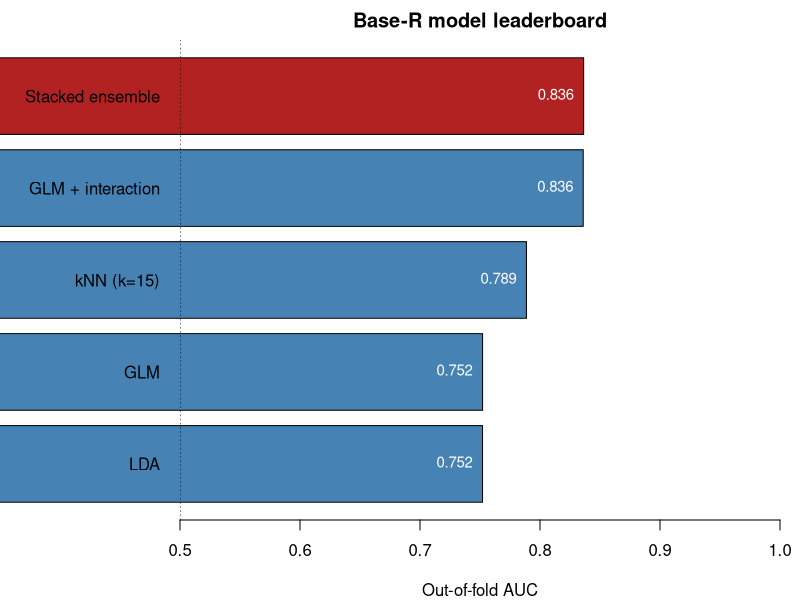

Source code (R):
## ---- chunk 1
#| include: false
suppressPackageStartupMessages(library(tidyverse))
## ---- chunk 2
knitr::opts_chunk$set(echo = TRUE, message = FALSE, warning = FALSE)
## ---- chunk 3
.libPaths(c("C:/Users/miken/R/library-4.4", .libPaths()))
suppressPackageStartupMessages({
  library(MASS)
  library(class)
  library(knitr)
})
set.seed(1)

# Simulate: two classes with a nonlinear boundary plus noise predictors.
n  <- 1200
x1 <- rnorm(n); x2 <- rnorm(n)
x3 <- rnorm(n); x4 <- rnorm(n)              # pure noise
lin <- 1.2 * x1 - 0.8 * x2 + 1.5 * x1 * x2  # interaction => nonlinear boundary
p   <- 1 / (1 + exp(-lin))
y   <- factor(rbinom(n, 1, p), levels = c(0, 1))
dat <- data.frame(y, x1, x2, x3, x4)

K <- 5
folds <- sample(rep(1:K, length.out = n))

# Generic K-fold harness: returns out-of-fold predicted probabilities of class 1.
oof_prob <- function(fit_predict) {
  oof <- numeric(n)
  for (k in 1:K) {
    tr <- which(folds != k); te <- which(folds == k)
    oof[te] <- fit_predict(dat[tr, , drop = FALSE], dat[te, , drop = FALSE])
  }
  oof
}

# Model family 1: logistic regression (the GLM analogue).
p_glm <- oof_prob(function(tr, te) {
  m <- glm(y ~ x1 + x2 + x3 + x4, data = tr, family = binomial)
  predict(m, te, type = "response")
})

# Model family 2: logistic regression with the true interaction term.
p_glmx <- oof_prob(function(tr, te) {
  m <- glm(y ~ x1 * x2 + x3 + x4, data = tr, family = binomial)
  predict(m, te, type = "response")
})

# Model family 3: linear discriminant analysis.
p_lda <- oof_prob(function(tr, te) {
  m <- lda(y ~ x1 + x2 + x3 + x4, data = tr)
  predict(m, te)$posterior[, "1"]
})

# Model family 4: k-nearest neighbours (k = 15), probability of class 1.
p_knn <- oof_prob(function(tr, te) {
  cl <- knn(tr[, c("x1","x2","x3","x4")], te[, c("x1","x2","x3","x4")],
            cl = tr$y, k = 15, prob = TRUE)
  pr <- attr(cl, "prob")                       # prob of the winning class
  ifelse(cl == "1", pr, 1 - pr)                # convert to prob of class 1
})

# Stacked ensemble: metalearner is a logistic regression on out-of-fold preds.
truth  <- as.integer(dat$y) - 1L
meta   <- glm(truth ~ p_glm + p_glmx + p_lda + p_knn, family = binomial)
p_stack <- predict(meta, type = "response")

# Score each model by out-of-fold accuracy, AUC, and log-loss.
acc <- function(pp) mean((pp > 0.5) == (truth == 1))
auc <- function(pp) {                          # Mann-Whitney form of AUC
  pos <- pp[truth == 1]; neg <- pp[truth == 0]
  mean(outer(pos, neg, ">") + 0.5 * outer(pos, neg, "==")) }
logloss <- function(pp) {
  pp <- pmin(pmax(pp, 1e-12), 1 - 1e-12)
  -mean(truth * log(pp) + (1 - truth) * log(1 - pp)) }

leaderboard <- data.frame(
  model    = c("GLM", "GLM + interaction", "LDA", "kNN (k=15)", "Stacked ensemble"),
  accuracy = c(acc(p_glm), acc(p_glmx), acc(p_lda), acc(p_knn), acc(p_stack)),
  auc      = c(auc(p_glm), auc(p_glmx), auc(p_lda), auc(p_knn), auc(p_stack)),
  logloss  = c(logloss(p_glm), logloss(p_glmx), logloss(p_lda),
               logloss(p_knn), logloss(p_stack))
)
leaderboard <- leaderboard[order(-leaderboard$auc), ]
rownames(leaderboard) <- NULL
kable(leaderboard, digits = 4,
      col.names = c("Model", "Accuracy", "AUC", "Log-loss"),
      caption = "Base-R leaderboard ranking four model families and their stacked ensemble by out-of-fold accuracy, AUC, and log-loss on the simulated binary classification problem.")
## ---- chunk 4
lb <- leaderboard[order(leaderboard$auc), ]   # ascending for a horizontal bar plot
par(mar = c(4, 9, 2, 1))
cols <- ifelse(lb$model == "Stacked ensemble", "firebrick", "steelblue")
bp <- barplot(lb$auc, horiz = TRUE, names.arg = lb$model, las = 1,
              col = cols, xlim = c(0.5, 1), xlab = "Out-of-fold AUC",
              main = "Base-R model leaderboard")
text(lb$auc, bp, labels = sprintf("%.3f", lb$auc), pos = 2, col = "white", cex = 0.9)
abline(v = 0.5, lty = 3)   # AUC of a random classifier
